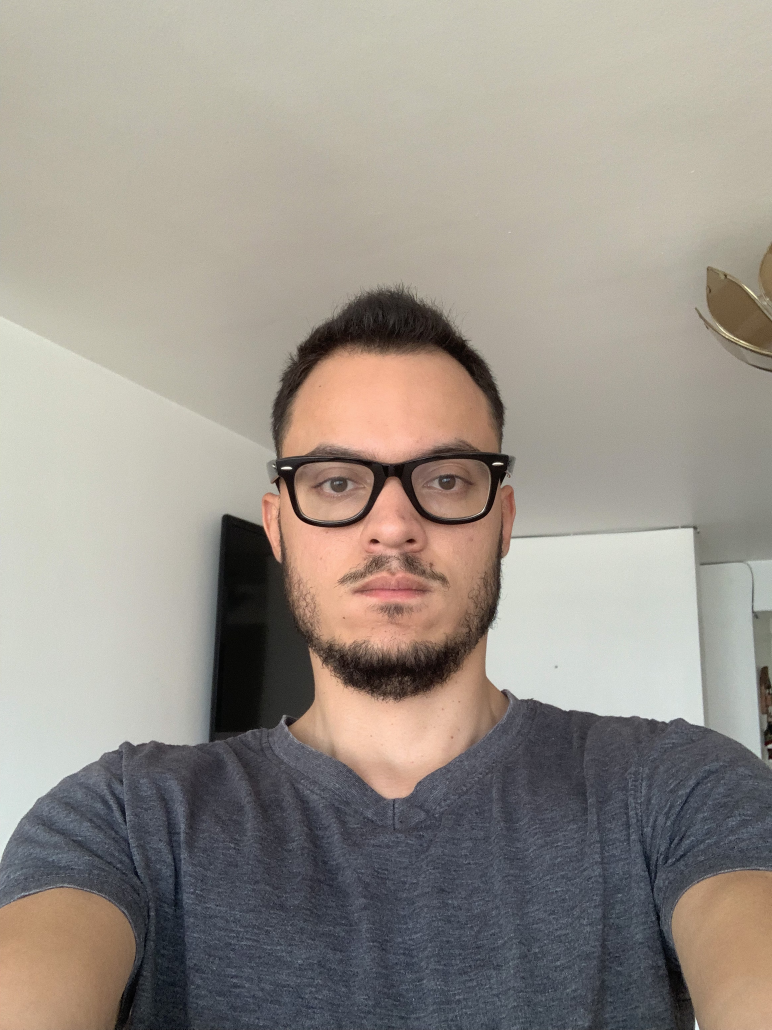
#> input picture data/train/Jesus/IMG_3460.jpg, 2316 x 3088 px, given as the content of the folder ../data/train/Obama, which was not available (shown at 1/3 size)
$ jupyter execute test_face_detector.ipynb
#> lines starting #> are read from the running program, lines starting #| are printed output that depends on the picture; pictures that were not available may be replaced by others from this repository, and a replacement may not be noted
[cell 1]
import cv2
import matplotlib.pyplot as plt
import numpy as np
import os

[cell 2]
# Setting the images path

jesus_train_path = "../data/train/Jesus"
jesus_test_path = "../data/test/Jesus"

obama_train_path = "../data/train/Obama"
obama_test_path = "../data/test/Obama"

[cell 3]
# This function load
def load_images(images_path):
#> called with images_path = '../data/train/Obama'
    images = []
    for img in os.listdir(images_path):
        img_path = os.path.join(images_path,img)
        try:
            img = cv2.imread(img_path)
#> img is the input picture: shape (3088, 2316, 3); mean B, G, R 137.8, 146.1, 153.3
            img = cv2.resize(img, (300,300), interpolation=cv2.INTER_CUBIC)
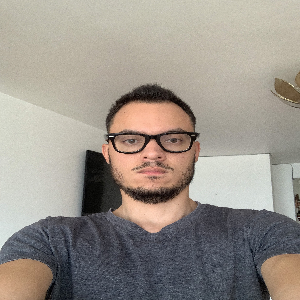
#> img: shape (300, 300, 3); mean B, G, R 137.8, 146.1, 153.2
            img = cv2.cvtColor(img, cv2.COLOR_BGR2GRAY)
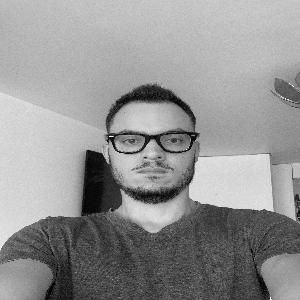
#> img: shape (300, 300); min 0, max 255, mean 147.3
            images.append(img)
        except Exception as e:
            print(f"Cannot load image {img_path}")
    print(f"Loaded {len(images)} images from path {images_path}")
#| Loaded 1 images from path ../data/train/Obama
    return images

[cell 4]
def crop_images(images):
    images_crop = []
#> images_crop = []
    face_cascade = cv2.CascadeClassifier(cv2.data.haarcascades + 'haarcascade_frontalface_default.xml')

    for i in images:
        faces = face_cascade.detectMultiScale(i, scaleFactor=1.1, minNeighbors=4, minSize=(30, 30), maxSize=(200,200), flags=cv2.CASCADE_SCALE_IMAGE)
        for (x, y, w, h) in faces:
            # cv2.rectangle(i, (x, y), (x+w, y+h), (0, 255, 0), 4)
            crop = i[y:y+h, x:x+w]
            print(i)
            images_crop.append(crop)
#> this loop made 1 pass
#> faces on pass 1: [[98, 99, 111, 111]]
#> (printed output is left out)
#> after the loop, images_crop = 1 item
    return images_crop

[cell 5]
images_in_array = np.array(crop_images(load_images(obama_train_path)))

[cell 6]
print(images_in_array.shape)
#| (1, 111, 111)

[cell 7]
plt.figure(figsize=(22,20))
for i in range(len(images_in_array)):
    plt.subplot(10,11,i+1)
    plt.imshow(images_in_array[i], cmap="gray")
    plt.axis("off")
    plt.title(i)
#> this loop made 1 pass
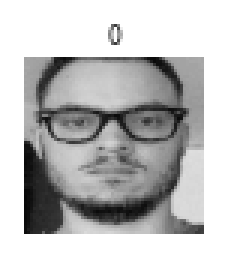
#> figure drawn by matplotlib, 1 panel

$ run again, on data/train/Jesus/IMG_3465.jpg
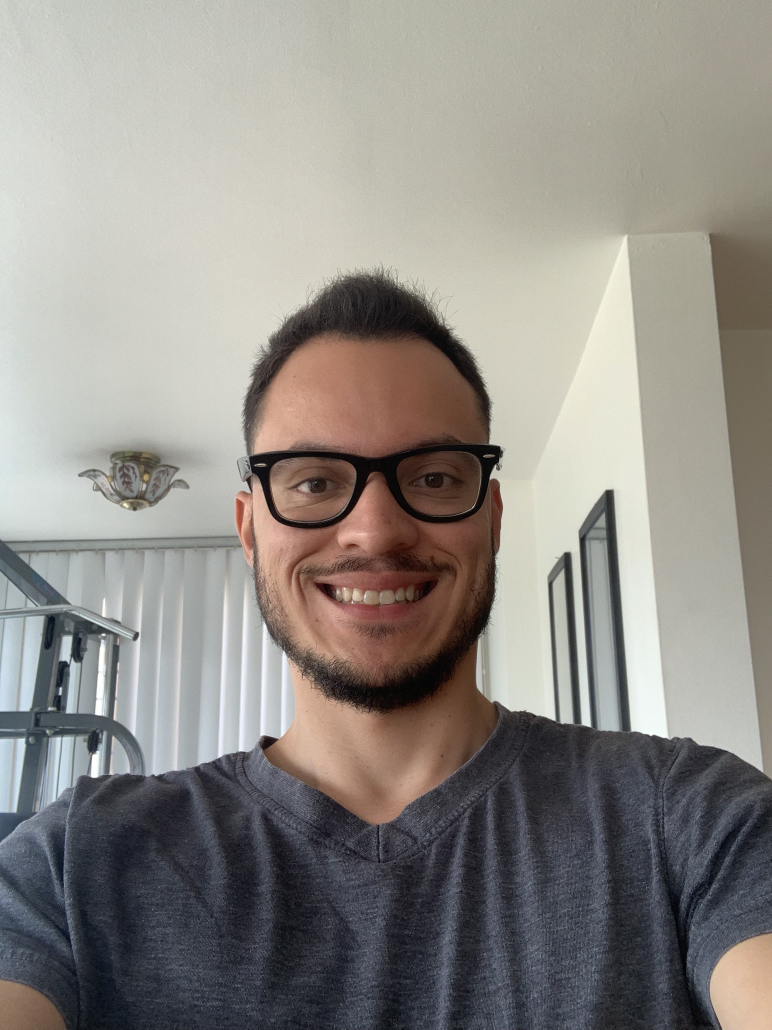
#> input picture data/train/Jesus/IMG_3465.jpg, 2316 x 3088 px, given as the content of the folder ../data/train/Obama, which was not available (shown at 1/3 size)
#> in load_images, img is the input picture: shape (3088, 2316, 3); mean B, G, R 134.2, 139.4, 143.4
#> in load_images, `img = cv2.cvtColor(img, cv2.COLOR_BGR2GRAY)`:
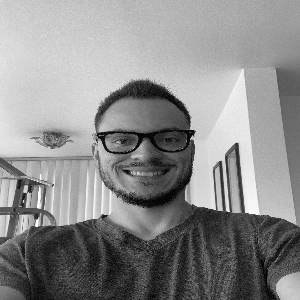
#> img: shape (300, 300); min 0, max 255, mean 140
#| Loaded 1 images from path ../data/train/Obama
#> in crop_images, `images_crop = []`: images_crop = []
#> the loop in crop_images, `for i in images:` made 1 pass
#> faces on pass 1: [[97, 100, 104, 104]]
#> (printed output is left out)
#> after the loop in crop_images, `for i in images:`: images_crop = 1 item
#| (1, 104, 104)
#> the loop `for i in range(len(images_in_array)):` made 1 pass
#> `[cell 7] plt.figure(figsize=(22,20)) for i in range(len(images_in_arra..`:
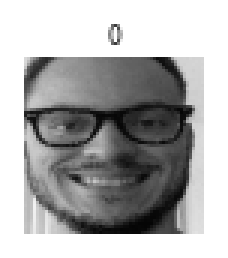
#> figure drawn by matplotlib, 1 panel

$ run again, on data/train/Jesus/IMG_3467.jpg
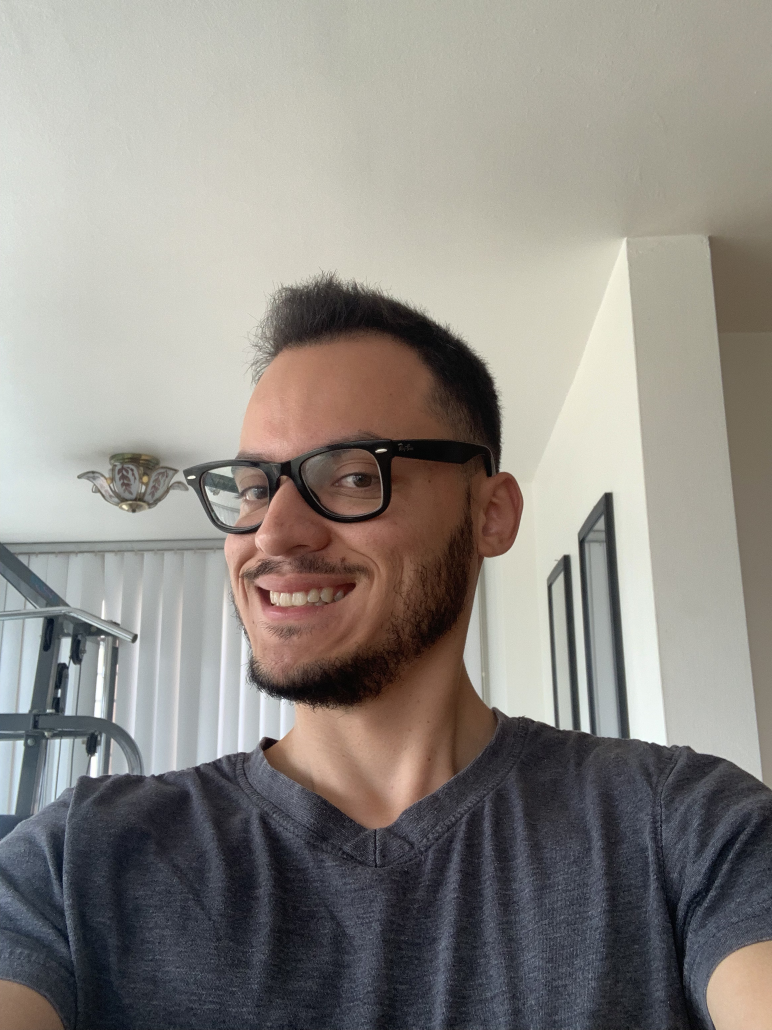
#> input picture data/train/Jesus/IMG_3467.jpg, 2316 x 3088 px, given as the content of the folder ../data/train/Obama, which was not available (shown at 1/3 size)
#> in load_images, img is the input picture: shape (3088, 2316, 3); mean B, G, R 132.2, 137.6, 141.7
#> in load_images, `img = cv2.resize(img, (300,300), interpolation=cv2.INTER_CUBIC)`:
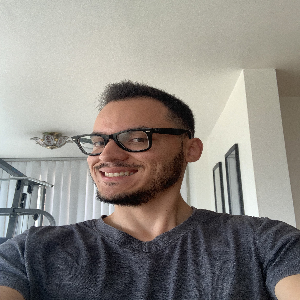
#> img: shape (300, 300, 3); mean B, G, R 132.3, 137.7, 141.8
#> in load_images, `img = cv2.cvtColor(img, cv2.COLOR_BGR2GRAY)`:
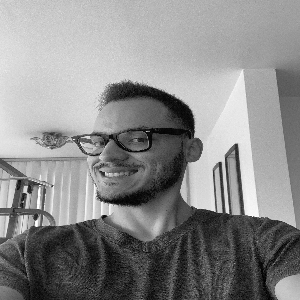
#> img: shape (300, 300); min 0, max 255, mean 138.3
#| Loaded 1 images from path ../data/train/Obama
#> images_crop = []
#> the loop in crop_images, `for i in images:` made 1 pass
#> images_in_array = empty array
#| (0,)
